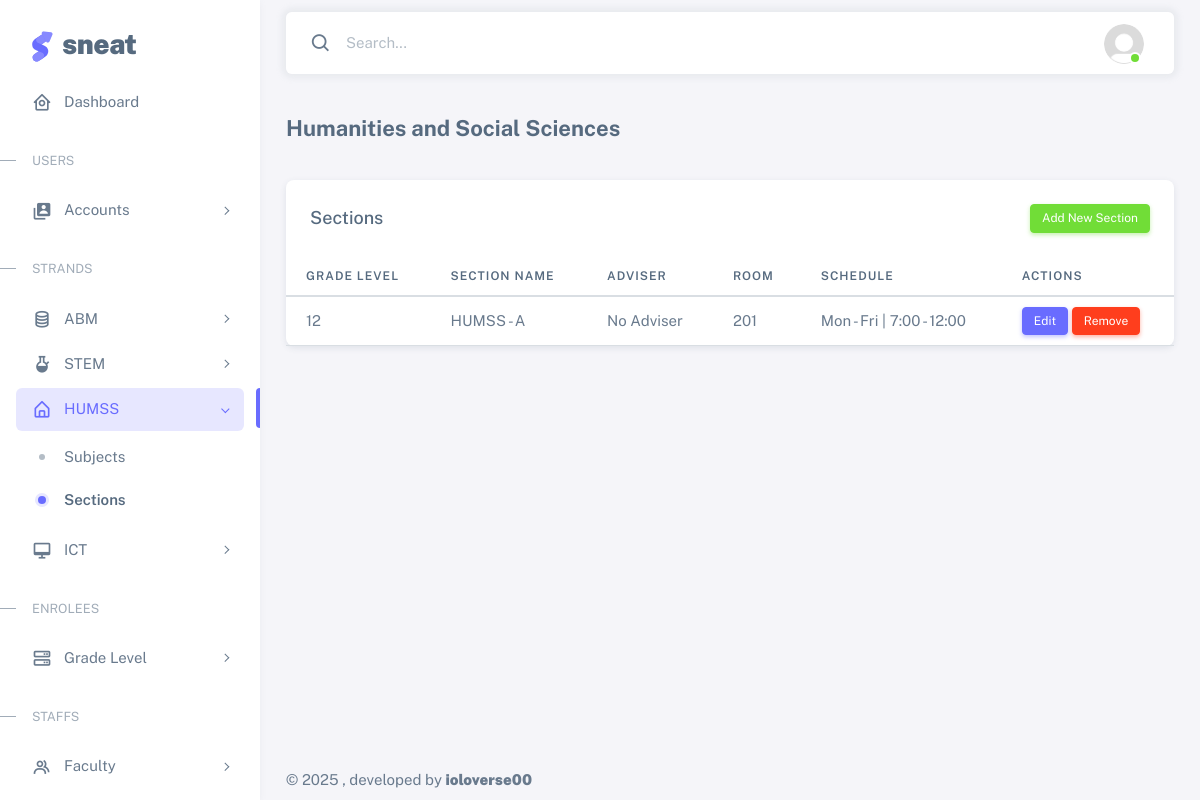
The app's page /humss-sections.php with its own data.
### tables this page shows
CREATE TABLE `sections` (
  `section_id` int(11) NOT NULL,
  `section_name` varchar(50) NOT NULL,
  `grade_level` enum('11','12') NOT NULL,
  `strand` enum('ABM','STEM','HUMSS','ICT') NOT NULL,
  `adviser_id` varchar(10) DEFAULT NULL,
  `room` varchar(11) NOT NULL,
  `schedule` varchar(52) NOT NULL,
  `created_at` timestamp NOT NULL DEFAULT current_timestamp()
);

### html/humss-sections.php (the view, shortened to what this page needs)
<!DOCTYPE html>
<html
    lang="en"
    class="light-style layout-menu-fixed"
    dir="ltr"
    data-theme="theme-default"
    data-assets-path="../assets/"
    data-template="vertical-menu-template-free">
<head>
    <link rel="stylesheet" href="../assets/vendor/fonts/boxicons.css" />
    <link rel="stylesheet" href="../assets/vendor/css/core.css" class="template-customizer-core-css" />
    <link rel="stylesheet" href="../assets/vendor/css/theme-default.css" class="template-customizer-theme-css" />
    <link rel="stylesheet" href="../assets/css/demo.css" />
    <link rel="stylesheet" href="../assets/vendor/libs/perfect-scrollbar/perfect-scrollbar.css" />
    <link rel="stylesheet" href="../assets/vendor/libs/apex-charts/apex-charts.css" />
</head>
<body>
    <div class="layout-wrapper layout-content-navbar">
        <div class="layout-container">
            <aside id="layout-menu" class="layout-menu menu-vertical menu bg-menu-theme">
                <div class="app-brand demo">
                    <a href="index.php" class="app-brand-link">
                        <span class="app-brand-logo demo">
                        </span>
                        <span class="app-brand-text demo menu-text fw-bolder ms-2">Sneat</span>
                    </a>
                </div>
                <ul class="menu-inner py-1">
                    <li class="menu-item">
                        <a href="index.php" class="menu-link">
                            <i class="menu-icon tf-icons bx bx-home-circle"></i>
                            <div data-i18n="Analytics">Dashboard</div>
                        </a>
                    </li>
                    <li class="menu-header small text-uppercase">
                        <span class="menu-header-text">Users</span>
                    </li>
                    <li class="menu-item">
                        <a href="javascript:void(0);" class="menu-link menu-toggle">
                            <i class="menu-icon tf-icons bx bxs-user-account"></i>
                            <div data-i18n="Form Elements">Accounts</div>
                        </a>
                    </li>
                    <li class="menu-header small text-uppercase">
                        <span class="menu-header-text">Strands</span>
                    </li>
                    <li class="menu-item">
                        <a href="javascript:void(0)" class="menu-link menu-toggle">
                            <i class="menu-icon tf-icons bx bx-coin-stack"></i>
                            <div data-i18n="Extended UI">ABM</div>
                        </a>
                    </li>
                    <li class="menu-item">
                        <a href="javascript:void(0)" class="menu-link menu-toggle">
                            <i class="menu-icon tf-icons bx bxs-bong"></i>
                            <div data-i18n="Extended UI">STEM</div>
                        </a>
                    </li>
                    <li class="menu-item active open">
                        <a href="javascript:void(0)" class="menu-link menu-toggle">
                            <i class="menu-icon tf-icons bx bx-home-alt"></i>
                            <div data-i18n="Extended UI">HUMSS</div>
                        </a>
                        <ul class="menu-sub">
                            <li class="menu-item">
                                <a href="humss-subjects.php" class="menu-link">
                                    <div data-i18n="Account">Subjects</div>
                                </a>
                            </li>
                            <li class="menu-item active">
                                <a href="humss-sections.php" class="menu-link">
                                    <div data-i18n="Connections">Sections</div>
                                </a>
                            </li>
                        </ul>
                    </li>
                    <li class="menu-item">
                        <a href="javascript:void(0)" class="menu-link menu-toggle">
                            <i class="menu-icon tf-icons bx bx-desktop"></i>
                            <div data-i18n="Extended UI">ICT</div>
                        </a>
                    </li>
                    <li class="menu-header small text-uppercase">
                        <span class="menu-header-text">Enrolees</span>
                    </li>
                    <li class="menu-item">
                        <a href="javascript:void(0)" class="menu-link menu-toggle">
                            <i class="menu-icon tf-icons bx bx-server"></i>
                            <div data-i18n="Extended UI">Grade Level</div>
                        </a>
                    </li>
                    <li class="menu-header small text-uppercase">
                        <span class="menu-header-text">Staffs</span>
                    </li>
                    <li class="menu-item">
                        <a href="javascript:void(0)" class="menu-link menu-toggle">
                            <i class="menu-icon tf-icons bx bx-group"></i>
                            <div data-i18n="Extended UI">Faculty</div>
                        </a>
                    </li>
                </ul>
            </aside>
            <div class="layout-page">
                <nav
                    class="layout-navbar container-xxl navbar navbar-expand-xl navbar-detached align-items-center bg-navbar-theme"
                    id="layout-navbar">
                    <div class="navbar-nav-right d-flex align-items-center" id="navbar-collapse">
                        <div class="navbar-nav align-items-center">
                            <div class="nav-item d-flex align-items-center">
                                <i class="bx bx-search fs-4 lh-0"></i>
                                <input
                                    type="text"
                                    class="form-control border-0 shadow-none"
                                    placeholder="Search..."
                                    aria-label="Search..." />
                            </div>
                        </div>
                        <ul class="navbar-nav flex-row align-items-center ms-auto">
                            <li class="nav-item navbar-dropdown dropdown-user dropdown">
                                <a class="nav-link dropdown-toggle hide-arrow" href="javascript:void(0);" data-bs-toggle="dropdown">
                                    <div class="avatar avatar-online">
                                        <img src="../assets/img/avatars/default.png" alt class="w-px-40 h-auto rounded-circle" />
                                    </div>
                                </a>
                            </li>
                        </ul>
                    </div>
                </nav>
                <div class="content-wrapper">
                    <div class="container-xxl flex-grow-1 container-p-y">
                        <h4 class="fw-bold py-3 mb-4">Humanities and Social Sciences</h4>
                        <div class="card">
                            <div class="card-header d-flex justify-content-between align-items-center">
                                <h5 class="mb-0">Sections</h5>
                                <button class="btn btn-sm btn-success" data-bs-toggle="modal" data-bs-target="#addCoreModal">Add New Section</button>
                            </div>
                            <div class="table-responsive text-nowrap">
                                <table class="table table-hover">
                                    <thead>
                                        <tr>
                                            <th>Grade Level</th>
                                            <th>Section Name</th>
                                            <th>Adviser</th>
                                            <th>Room</th>
                                            <th>Schedule</th>
                                            <th>Actions</th>
                                        </tr>
                                    </thead>
                                    <tbody>
                                        <?php
                                        include 'db_connection.php';
                                        $query = "SELECT s.section_name, s.grade_level, s.strand, s.room, s.schedule,
                                                         CONCAT(u.first_name, ' ', u.last_name) AS teacher_name, s.adviser_id
                                                  FROM sections s
                                                  LEFT JOIN users u ON s.adviser_id = u.user_id
                                                  WHERE s.strand = 'HUMSS'";
                                        $result = $conn->query($query);
                                        if ($result->num_rows > 0) {
                                            while ($row = $result->fetch_assoc()) {
                                                echo "<tr>";
                                                echo "<td>" . $row['grade_level'] . "</td>";
                                                echo "<td>" . $row['section_name'] . "</td>";
                                                echo "<td>" . ($row['teacher_name'] ? $row['teacher_name'] : 'No Adviser') . "</td>";
                                                echo "<td>" . $row['room'] . "</td>";
                                                echo "<td>" . $row['schedule'] . "</td>";
                                                echo "<td>
                                                        <button class='btn btn-sm btn-primary' data-bs-toggle='modal' data-bs-target='#editModal'
                                                                data-section_name='" . $row['section_name'] . "'
                                                                data-grade_level='" . $row['grade_level'] . "'
                                                                data-room='" . $row['room'] . "'
                                                                data-schedule='" . $row['schedule'] . "'
                                                                data-adviser_id='" . $row['adviser_id'] . "'>Edit</button>
                                                        <button class='btn btn-sm btn-danger' data-bs-toggle='modal' data-bs-target='#deleteModal'
                                                                data-section_name='" . $row['section_name'] . "'>Remove</button>
                                                      </td>";
                                                echo "</tr>";
                                            }
                                        } else {
                                            echo "<tr><td colspan='6' class='text-center'>No sections found</td></tr>";
                                        }
                                        ?>
                                    </tbody>
                                </table>
                            </div>
                        </div>
                    </div>
                    <footer class="content-footer footer bg-footer-theme">
                        <div class="container-xxl d-flex flex-wrap justify-content-between py-2 flex-md-row flex-column">
                            <div class="mb-2 mb-md-0">
                                ©
                                , developed by
                                <a href="#" class="footer-link fw-bolder">ioloverse00</a>
                            </div>
                        </div>
                    </footer>
                </div>
            </div>
        </div>
    </div>
</body>
</html>

### assets/css/demo.css (style rules this page uses)
.menu .app-brand.demo { height: 64px; margin-top: 12px; }
.app-brand-logo.demo svg { width: 22px; height: 38px; }
.app-brand-text.demo { font-size: 1.75rem; letter-spacing: -0.5px; text-transform: lowercase; }

### records on screen
sections: grade_level "12", section_name "HUMSS - A", room "201", schedule "Mon - Fri | 7:00 - 12:00"
